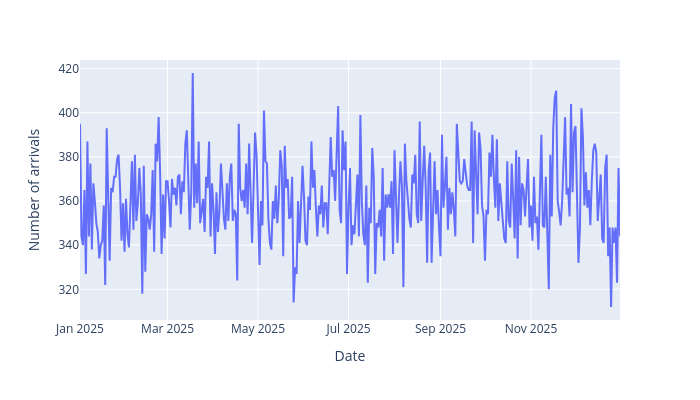

This figure's notebook cell:
### Markdown cell above
### Arrivals

Daily arrivals - no trends/seasonality/outliers.

### Code cell
# Calculate mean arrivals per day and plot time series
inspect_time_series(
    time_series=data.groupby(by=["ARRIVAL_DATE"]).size(),
    y_lab="Number of arrivals",
    file="choose_dist_daily_arrivals.png"
)

### Figure 1 — Plotly figure (JSON) as saved in the notebook; plotly's stock layout.template omitted (floating-point values rounded to 4 significant figures; data arrays with more than 128 entries replaced by an {"elided": "..."} marker saying what was removed)
{"data": [{"hovertemplate": "Date=%{x}<br>Number of arrivals=%{y}<extra></extra>", "legendgroup": "", "line": {"color": "#636efa", "dash": "solid"}, "marker": {"symbol": "circle"}, "mode": "lines", "name": "", "orientation": "v", "showlegend": false, "type": "scatter", "x": {"elided": "365 str values"}, "xaxis": "x", "y": {"elided": "365 int values"}, "yaxis": "y"}], "layout": {"height": 400, "legend": {"tracegroupgap": 0}, "margin": {"t": 60}, "showlegend": false, "width": 700, "xaxis": {"anchor": "y", "domain": [0.0, 1.0], "title": {"text": "Date"}}, "yaxis": {"anchor": "x", "domain": [0.0, 1.0], "title": {"text": "Number of arrivals"}}}}
